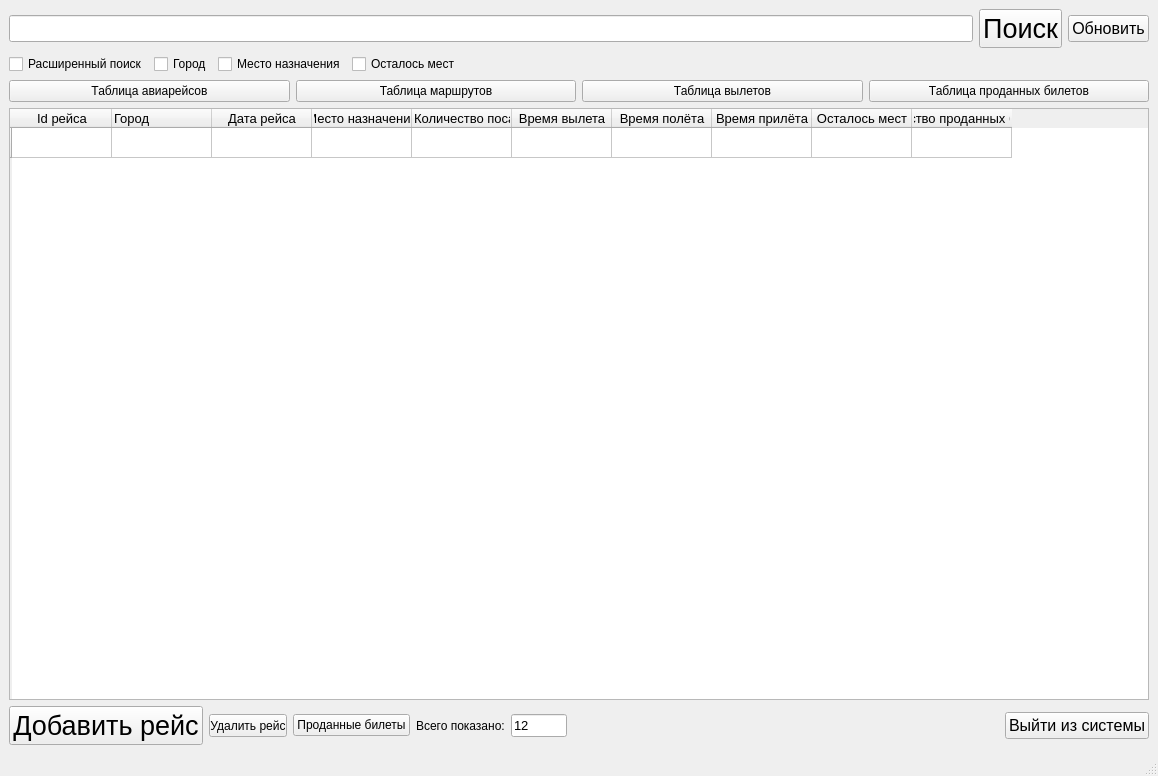
<?xml version="1.0" encoding="UTF-8"?>
<ui version="4.0">
 <class>MainWindow</class>
 <widget class="QMainWindow" name="MainWindow">
  <property name="geometry">
   <rect>
    <x>0</x>
    <y>0</y>
    <width>1158</width>
    <height>776</height>
   </rect>
  </property>
  <property name="windowTitle">
   <string>Таблица рейсов</string>
  </property>
  <property name="windowIcon">
   <iconset>
    <normaloff>D:/Рабочий стол (Новый)/icons/icons/1/aimp_szJ_icon.ico</normaloff>D:/Рабочий стол (Новый)/icons/icons/1/aimp_szJ_icon.ico</iconset>
  </property>
  <widget class="QWidget" name="centralwidget">
   <layout class="QVBoxLayout" name="verticalLayout">
    <item>
     <layout class="QHBoxLayout" name="horizontalLayout">
      <item>
       <widget class="QLineEdit" name="lineEdit_Search">
        <property name="font">
         <font>
          <pointsize>12</pointsize>
         </font>
        </property>
       </widget>
      </item>
      <item>
       <widget class="QPushButton" name="pushButton_Search">
        <property name="font">
         <font>
          <pointsize>20</pointsize>
         </font>
        </property>
        <property name="text">
         <string>Поиск</string>
        </property>
       </widget>
      </item>
      <item>
       <widget class="QPushButton" name="pushButton_refresh">
        <property name="font">
         <font>
          <pointsize>12</pointsize>
         </font>
        </property>
        <property name="text">
         <string>Обновить</string>
        </property>
       </widget>
      </item>
     </layout>
    </item>
    <item>
     <layout class="QHBoxLayout" name="horizontalLayout_4">
      <item>
       <widget class="QCheckBox" name="checkBox_5">
        <property name="text">
         <string>Расширенный поиск</string>
        </property>
       </widget>
      </item>
      <item>
       <widget class="QCheckBox" name="checkBox_2">
        <property name="text">
         <string>Город</string>
        </property>
       </widget>
      </item>
      <item>
       <widget class="QCheckBox" name="checkBox_4">
        <property name="text">
         <string>Место назначения</string>
        </property>
       </widget>
      </item>
      <item>
       <widget class="QCheckBox" name="checkBox_3">
        <property name="text">
         <string>Осталось мест</string>
        </property>
       </widget>
      </item>
      <item>
       <spacer name="horizontalSpacer_2">
        <property name="orientation">
         <enum>Qt::Horizontal</enum>
        </property>
        <property name="sizeHint" stdset="0">
         <size>
          <width>40</width>
          <height>20</height>
         </size>
        </property>
       </spacer>
      </item>
     </layout>
    </item>
    <item>
     <layout class="QHBoxLayout" name="horizontalLayout_3">
      <item>
       <widget class="QPushButton" name="pushButton_table1">
        <property name="text">
         <string>Таблица авиарейсов</string>
        </property>
       </widget>
      </item>
      <item>
       <widget class="QPushButton" name="pushButton_table2">
        <property name="text">
         <string>Таблица маршрутов</string>
        </property>
       </widget>
      </item>
      <item>
       <widget class="QPushButton" name="pushButton_table3">
        <property name="text">
         <string>Таблица вылетов</string>
        </property>
       </widget>
      </item>
      <item>
       <widget class="QPushButton" name="pushButton_tabel4">
        <property name="text">
         <string>Таблица проданных билетов</string>
        </property>
       </widget>
      </item>
     </layout>
    </item>
    <item>
     <widget class="QTableWidget" name="tableWidget_db">
      <property name="minimumSize">
       <size>
        <width>1140</width>
        <height>0</height>
       </size>
      </property>
      <property name="maximumSize">
       <size>
        <width>16777215</width>
        <height>16777215</height>
       </size>
      </property>
      <property name="font">
       <font>
        <pointsize>10</pointsize>
       </font>
      </property>
      <property name="editTriggers">
       <set>QAbstractItemView::NoEditTriggers</set>
      </property>
      <property name="alternatingRowColors">
       <bool>false</bool>
      </property>
      <property name="sortingEnabled">
       <bool>true</bool>
      </property>
      <row>
       <property name="text">
        <string/>
       </property>
      </row>
      <column>
       <property name="text">
        <string>Id рейса</string>
       </property>
      </column>
      <column>
       <property name="text">
        <string>Город</string>
       </property>
       <property name="textAlignment">
        <set>AlignLeading|AlignVCenter</set>
       </property>
      </column>
      <column>
       <property name="text">
        <string>Дата рейса</string>
       </property>
      </column>
      <column>
       <property name="text">
        <string>Место назначения</string>
       </property>
      </column>
      <column>
       <property name="text">
        <string>Количество посадочных мест</string>
       </property>
       <property name="textAlignment">
        <set>AlignLeading|AlignVCenter</set>
       </property>
      </column>
      <column>
       <property name="text">
        <string>Время вылета</string>
       </property>
      </column>
      <column>
       <property name="text">
        <string>Время полёта</string>
       </property>
      </column>
      <column>
       <property name="text">
        <string>Время прилёта</string>
       </property>
      </column>
      <column>
       <property name="text">
        <string>Осталось мест</string>
       </property>
      </column>
      <column>
       <property name="text">
        <string>Количество проданных билетов</string>
       </property>
      </column>
      <item row="0" column="0">
       <property name="text">
        <string/>
       </property>
       <property name="textAlignment">
        <set>AlignCenter</set>
       </property>
      </item>
      <item row="0" column="1">
       <property name="text">
        <string/>
       </property>
      </item>
      <item row="0" column="4">
       <property name="text">
        <string/>
       </property>
       <property name="flags">
        <set>ItemIsSelectable|ItemIsDragEnabled|ItemIsUserCheckable|ItemIsEnabled|ItemIsTristate</set>
       </property>
      </item>
     </widget>
    </item>
    <item>
     <layout class="QHBoxLayout" name="horizontalLayout_2">
      <item>
       <widget class="QPushButton" name="pushButton_New_employee">
        <property name="enabled">
         <bool>true</bool>
        </property>
        <property name="font">
         <font>
          <pointsize>20</pointsize>
         </font>
        </property>
        <property name="mouseTracking">
         <bool>false</bool>
        </property>
        <property name="text">
         <string>Добавить рейс</string>
        </property>
       </widget>
      </item>
      <item>
       <widget class="QPushButton" name="pushButton_admin">
        <property name="enabled">
         <bool>true</bool>
        </property>
        <property name="minimumSize">
         <size>
          <width>78</width>
          <height>23</height>
         </size>
        </property>
        <property name="maximumSize">
         <size>
          <width>78</width>
          <height>23</height>
         </size>
        </property>
        <property name="text">
         <string>Удалить рейс</string>
        </property>
       </widget>
      </item>
      <item>
       <widget class="QPushButton" name="pushButton_soldTickets">
        <property name="text">
         <string>Проданные билеты</string>
        </property>
       </widget>
      </item>
      <item>
       <widget class="QLabel" name="label_total_view">
        <property name="text">
         <string>Всего показано:</string>
        </property>
       </widget>
      </item>
      <item>
       <widget class="QLineEdit" name="lineEdit_total_view">
        <property name="font">
         <font>
          <pointsize>10</pointsize>
         </font>
        </property>
        <property name="cursor">
         <cursorShape>ArrowCursor</cursorShape>
        </property>
        <property name="text">
         <string>12</string>
        </property>
        <property name="readOnly">
         <bool>true</bool>
        </property>
       </widget>
      </item>
      <item>
       <spacer name="horizontalSpacer">
        <property name="orientation">
         <enum>Qt::Horizontal</enum>
        </property>
        <property name="sizeHint" stdset="0">
         <size>
          <width>500</width>
          <height>20</height>
         </size>
        </property>
       </spacer>
      </item>
      <item>
       <widget class="QPushButton" name="pushButton_exit">
        <property name="font">
         <font>
          <pointsize>12</pointsize>
         </font>
        </property>
        <property name="text">
         <string>Выйти из системы</string>
        </property>
       </widget>
      </item>
     </layout>
    </item>
   </layout>
  </widget>
  <widget class="QMenuBar" name="menubar">
   <property name="geometry">
    <rect>
     <x>0</x>
     <y>0</y>
     <width>1158</width>
     <height>21</height>
    </rect>
   </property>
  </widget>
  <widget class="QStatusBar" name="statusbar"/>
 </widget>
 <resources/>
 <connections/>
</ui>
